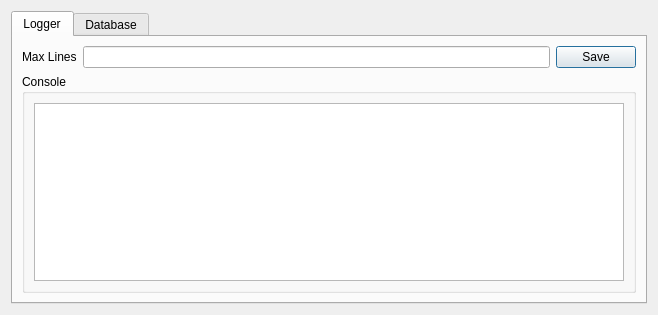
<?xml version="1.0" encoding="UTF-8"?>
<ui version="4.0">
 <class>DebugManager</class>
 <widget class="QDialog" name="DebugManager">
  <property name="geometry">
   <rect>
    <x>0</x>
    <y>0</y>
    <width>658</width>
    <height>315</height>
   </rect>
  </property>
  <property name="minimumSize">
   <size>
    <width>658</width>
    <height>315</height>
   </size>
  </property>
  <property name="windowTitle">
   <string>Debugger</string>
  </property>
  <layout class="QHBoxLayout" name="horizontalLayout">
   <item>
    <widget class="QTabWidget" name="tabWidget">
     <property name="currentIndex">
      <number>0</number>
     </property>
     <widget class="QWidget" name="tab">
      <attribute name="title">
       <string>Logger</string>
      </attribute>
      <layout class="QGridLayout" name="gridLayout_2">
       <item row="0" column="0">
        <layout class="QGridLayout" name="gridLayout">
         <item row="0" column="0">
          <widget class="QLabel" name="maxLinesLabel">
           <property name="text">
            <string>Max Lines</string>
           </property>
          </widget>
         </item>
         <item row="0" column="1">
          <widget class="QLineEdit" name="maxLinesLineEdit"/>
         </item>
        </layout>
       </item>
       <item row="0" column="1">
        <widget class="QPushButton" name="logger_save">
         <property name="text">
          <string>Save</string>
         </property>
        </widget>
       </item>
       <item row="2" column="0" colspan="2">
        <widget class="QGroupBox" name="groupBox_3">
         <property name="title">
          <string>Console</string>
         </property>
         <layout class="QHBoxLayout" name="horizontalLayout_2">
          <item>
           <widget class="QListWidget" name="debug_console"/>
          </item>
         </layout>
        </widget>
       </item>
      </layout>
     </widget>
     <widget class="QWidget" name="tab_2">
      <attribute name="title">
       <string>Database</string>
      </attribute>
      <widget class="QWidget" name="formLayoutWidget_2">
       <property name="geometry">
        <rect>
         <x>10</x>
         <y>10</y>
         <width>261</width>
         <height>161</height>
        </rect>
       </property>
       <layout class="QFormLayout" name="formLayout">
        <item row="0" column="0">
         <widget class="QLabel" name="serverNameLabel">
          <property name="text">
           <string>Server </string>
          </property>
         </widget>
        </item>
        <item row="0" column="1">
         <widget class="QLineEdit" name="serverNameLineEdit">
          <property name="placeholderText">
           <string> localhost</string>
          </property>
         </widget>
        </item>
        <item row="1" column="0">
         <widget class="QLabel" name="portLabel">
          <property name="text">
           <string>Port</string>
          </property>
         </widget>
        </item>
        <item row="1" column="1">
         <widget class="QLineEdit" name="portLineEdit">
          <property name="placeholderText">
           <string> 2000</string>
          </property>
         </widget>
        </item>
        <item row="2" column="0">
         <widget class="QLabel" name="databaseLabel">
          <property name="text">
           <string>Database</string>
          </property>
         </widget>
        </item>
        <item row="2" column="1">
         <widget class="QLineEdit" name="databaseLineEdit">
          <property name="placeholderText">
           <string> postgres</string>
          </property>
         </widget>
        </item>
        <item row="3" column="0">
         <widget class="QLabel" name="usernameLabel">
          <property name="text">
           <string>Username</string>
          </property>
         </widget>
        </item>
        <item row="3" column="1">
         <widget class="QLineEdit" name="usernameLineEdit">
          <property name="placeholderText">
           <string> postgres</string>
          </property>
         </widget>
        </item>
        <item row="4" column="0">
         <widget class="QLabel" name="passwordLabel">
          <property name="text">
           <string>Password</string>
          </property>
         </widget>
        </item>
        <item row="4" column="1">
         <widget class="QLineEdit" name="passwordLineEdit">
          <property name="placeholderText">
           <string> postgres</string>
          </property>
         </widget>
        </item>
       </layout>
      </widget>
      <widget class="QPushButton" name="test_connection_button">
       <property name="geometry">
        <rect>
         <x>10</x>
         <y>180</y>
         <width>261</width>
         <height>29</height>
        </rect>
       </property>
       <property name="text">
        <string>Test Connection</string>
       </property>
      </widget>
     </widget>
    </widget>
   </item>
  </layout>
 </widget>
 <resources/>
 <connections/>
</ui>
